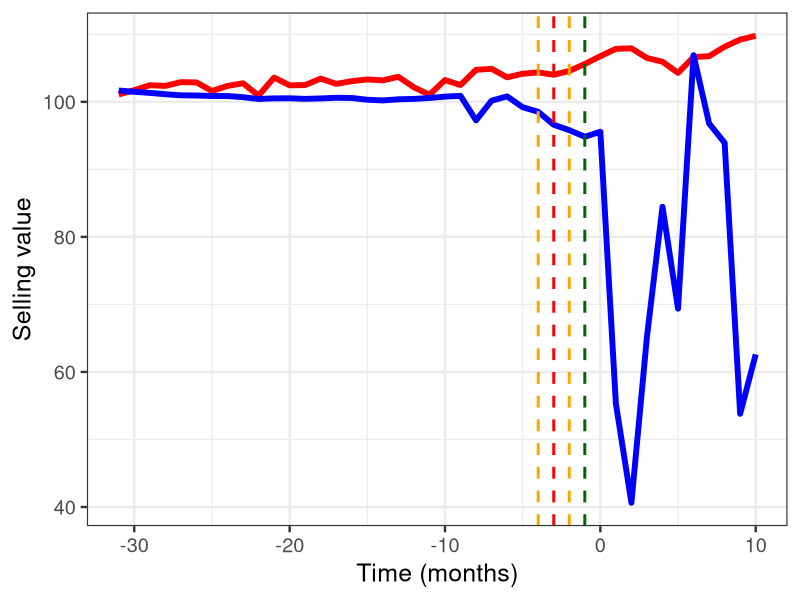
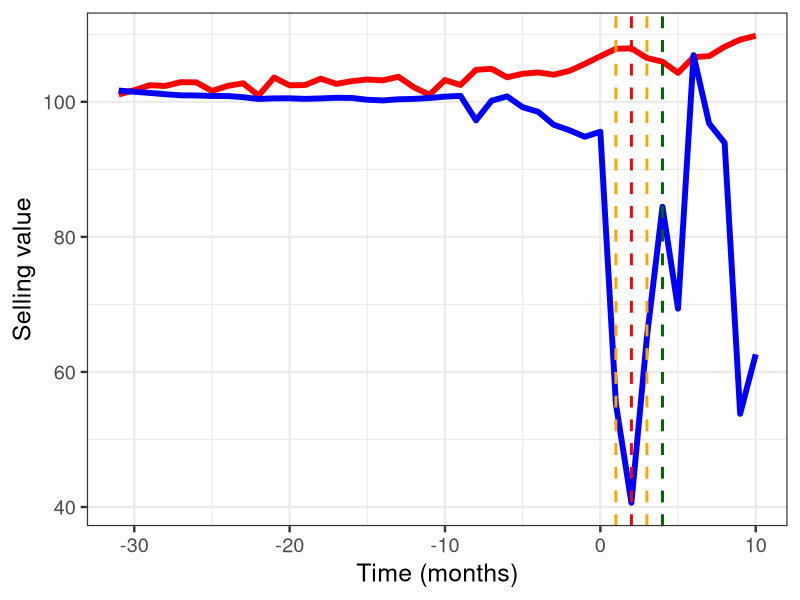
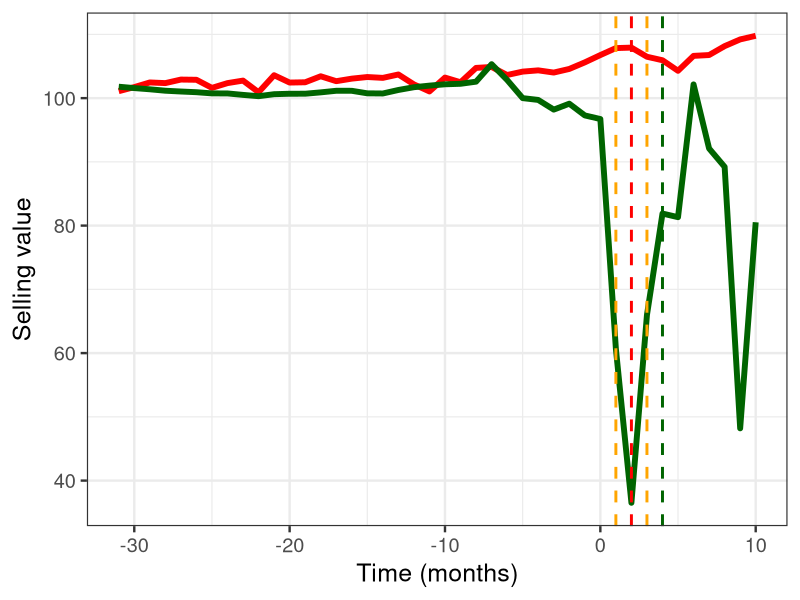
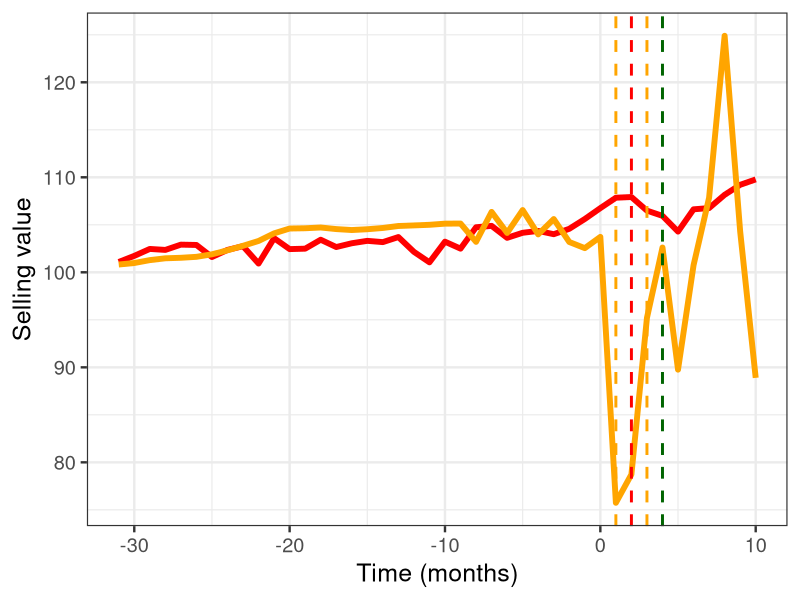
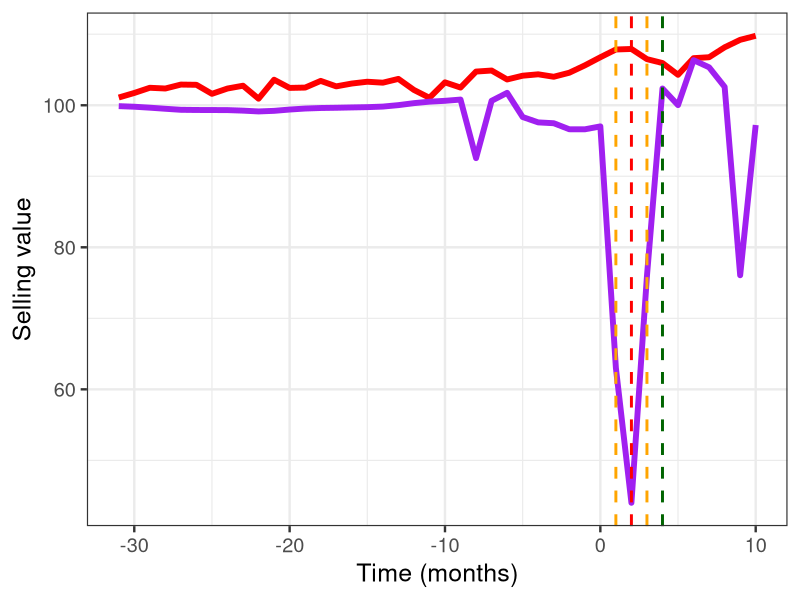
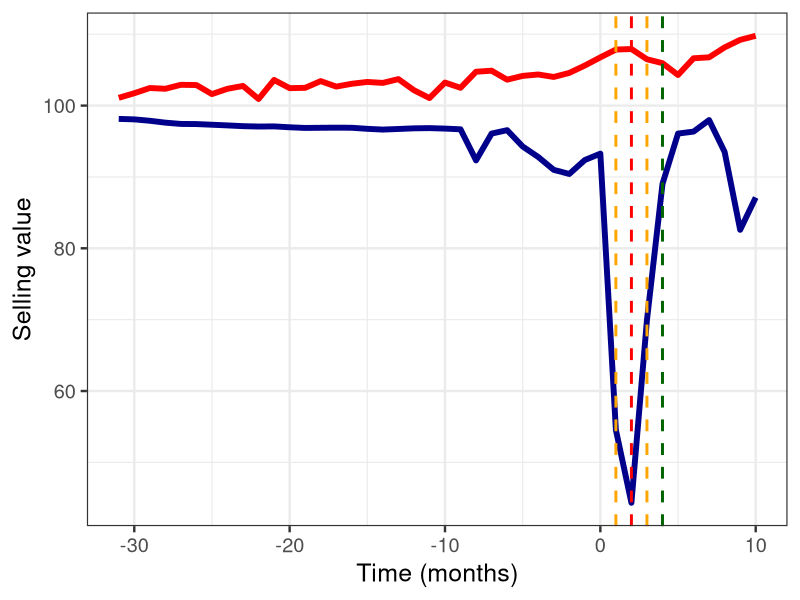
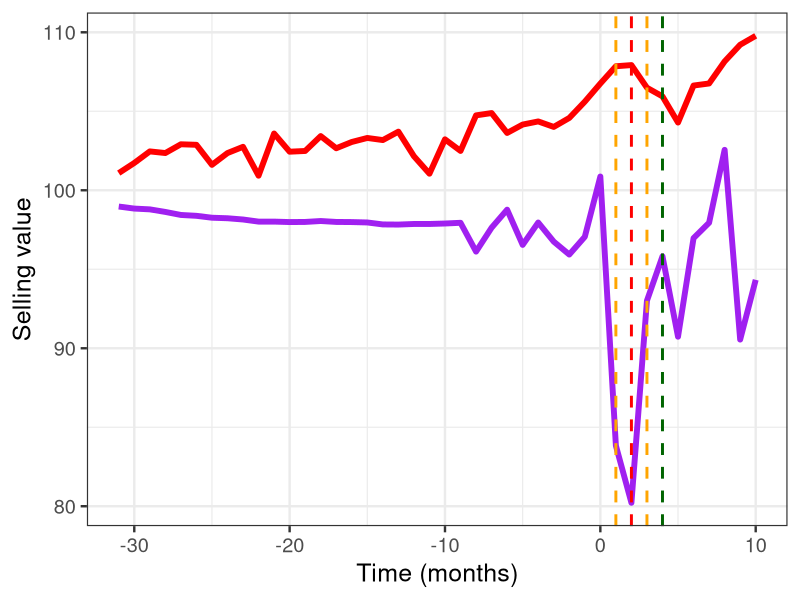
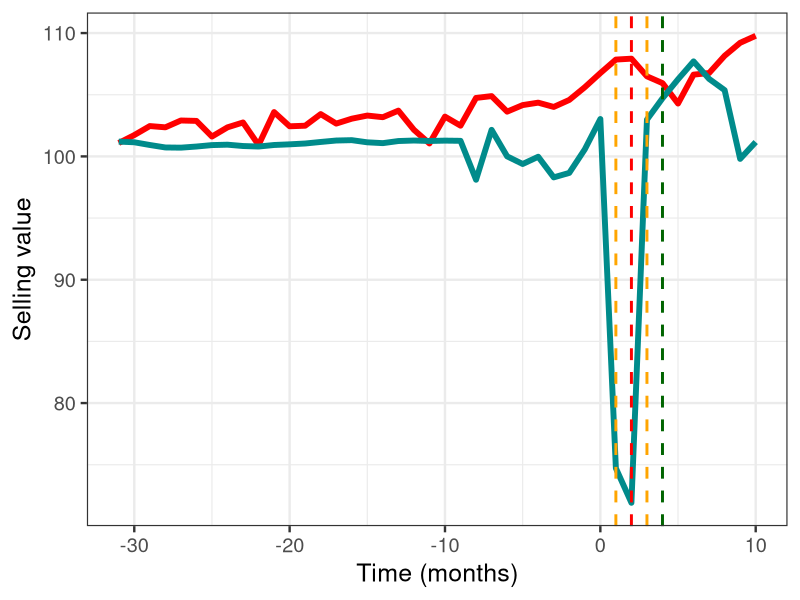

Write R code to recreate these figures, in order.
library(readxl)
library(ggplot2)
Data <- read_excel("Dati_destagionalizzati_FULL.xlsx")

ggplot(data=Data,aes(x=Time,y=Alimentari))+geom_line(size=2,color = "red")+geom_line(size=2,aes(x=Time,y=Abbigliamento),color = "blue")+ 
  geom_vline(xintercept = -4, linetype="dashed", color = "orange", size=1)+ 
  geom_vline(xintercept = -3, linetype="dashed", color = "red", size=1)+
  geom_vline(xintercept = -2, linetype="dashed", color = "orange", size=1)+ 
  geom_vline(xintercept = -1, linetype="dashed", color = "darkgreen", size=1)+ labs(y = "Selling value")+ labs(x = "Time (months)")+theme_bw(base_size = 18)


ggplot(data=Data,aes(x=Time,y=Alimentari))+geom_line(size=2,color = "red")+geom_line(size=2,aes(x=Time,y=Abbigliamento),color = "blue")+ 
  geom_vline(xintercept = 1, linetype="dashed", color = "orange", size=1)+ 
  geom_vline(xintercept = 2, linetype="dashed", color = "red", size=1)+
  geom_vline(xintercept = 3, linetype="dashed", color = "orange", size=1)+ 
  geom_vline(xintercept = 4, linetype="dashed", color = "darkgreen", size=1)+ labs(y = "Selling value")+ labs(x = "Time (months)")+theme_bw(base_size = 18)




ggplot(data=Data,aes(x=Time,y=Alimentari))+geom_line(size=2,color = "red")+geom_line(size=2,aes(x=Time,y=Calzature),color = "darkgreen")+ 
  geom_vline(xintercept = 1, linetype="dashed", color = "orange", size=1)+ 
  geom_vline(xintercept = 2, linetype="dashed", color = "red", size=1)+
  geom_vline(xintercept = 3, linetype="dashed", color = "orange", size=1)+ 
  geom_vline(xintercept = 4, linetype="dashed", color = "darkgreen", size=1)+ labs(y = "Selling value")+ labs(x = "Time (months)")+theme_bw(base_size = 18)

ggplot(data=Data,aes(x=Time,y=Alimentari))+geom_line(size=2,color = "red")+geom_line(size=2,aes(x=Time,y=Elettrodomestici),color = "orange")+ 
  geom_vline(xintercept = 1, linetype="dashed", color = "orange", size=1)+ 
  geom_vline(xintercept = 2, linetype="dashed", color = "red", size=1)+
  geom_vline(xintercept = 3, linetype="dashed", color = "orange", size=1)+ 
  geom_vline(xintercept = 4, linetype="dashed", color = "darkgreen", size=1)+ labs(y = "Selling value")+ labs(x = "Time (months)")+theme_bw(base_size = 18)


ggplot(data=Data,aes(x=Time,y=Alimentari))+geom_line(size=2,color = "red")+geom_line(size=2,aes(x=Time,y=Mobili),color = "purple")+ 
  geom_vline(xintercept = 1, linetype="dashed", color = "orange", size=1)+ 
  geom_vline(xintercept = 2, linetype="dashed", color = "red", size=1)+
  geom_vline(xintercept = 3, linetype="dashed", color = "orange", size=1)+ 
  geom_vline(xintercept = 4, linetype="dashed", color = "darkgreen", size=1)+theme_bw()+ labs(y = "Selling value")+ labs(x = "Time (months)")+theme_bw(base_size = 18)

ggplot(data=Data,aes(x=Time,y=Alimentari))+geom_line(size=2,color = "red")+geom_line(size=2,aes(x=Time,y=Fotoottica),color = "darkblue")+ 
  geom_vline(xintercept = 1, linetype="dashed", color = "orange", size=1)+ 
  geom_vline(xintercept = 2, linetype="dashed", color = "red", size=1)+
  geom_vline(xintercept = 3, linetype="dashed", color = "orange", size=1)+ 
  geom_vline(xintercept = 4, linetype="dashed", color = "darkgreen", size=1)+theme_bw()+ labs(y = "Selling value")+ labs(x = "Time (months)")+theme_bw(base_size = 18)

ggplot(data=Data,aes(x=Time,y=Alimentari))+geom_line(size=2,color = "red")+geom_line(size=2,aes(x=Time,y=Casalinghi),color = "purple")+ 
  geom_vline(xintercept = 1, linetype="dashed", color = "orange", size=1)+ 
  geom_vline(xintercept = 2, linetype="dashed", color = "red", size=1)+
  geom_vline(xintercept = 3, linetype="dashed", color = "orange", size=1)+ 
  geom_vline(xintercept = 4, linetype="dashed", color = "darkgreen", size=1)+theme_bw()+ labs(y = "Selling value")+ labs(x = "Time (months)")+theme_bw(base_size = 18)

ggplot(data=Data,aes(x=Time,y=Alimentari))+geom_line(size=2,color = "red")+geom_line(size=2,aes(x=Time,y=Utilenseria),color = "darkcyan")+ 
  geom_vline(xintercept = 1, linetype="dashed", color = "orange", size=1)+ 
  geom_vline(xintercept = 2, linetype="dashed", color = "red", size=1)+
  geom_vline(xintercept = 3, linetype="dashed", color = "orange", size=1)+ 
  geom_vline(xintercept = 4, linetype="dashed", color = "darkgreen", size=1)+theme_bw()+ labs(y = "Selling value")+ labs(x = "Time (months)")+theme_bw(base_size = 18)

ggplot(data=Data,aes(x=Time,y=Alimentari))+geom_line(size=2,color = "red")+geom_line(size=2,aes(x=Time,y=Cartoleria),color = "black")+ 
  geom_vline(xintercept = 1, linetype="dashed", color = "orange", size=1)+ 
  geom_vline(xintercept = 2, linetype="dashed", color = "red", size=1)+
  geom_vline(xintercept = 3, linetype="dashed", color = "orange", size=1)+ 
  geom_vline(xintercept = 4, linetype="dashed", color = "darkgreen", size=1)+ labs(y = "Selling value")+ labs(x = "Time (months)")+theme_bw(base_size = 18)


ggplot(data=Data,aes(x=Time,y=Alimentari))+geom_line(size=2,color = "red")+geom_line(size=2,aes(x=Time,y=Giocattoli),color = "Plum")+ 
  geom_vline(xintercept = 1, linetype="dashed", color = "orange", size=1)+ 
  geom_vline(xintercept = 2, linetype="dashed", color = "red", size=1)+
  geom_vline(xintercept = 3, linetype="dashed", color = "orange", size=1)+ 
  geom_vline(xintercept = 4, linetype="dashed", color = "darkgreen", size=1)+ labs(y = "Selling value")+ labs(x = "Time (months)")+theme_bw(base_size = 18)
